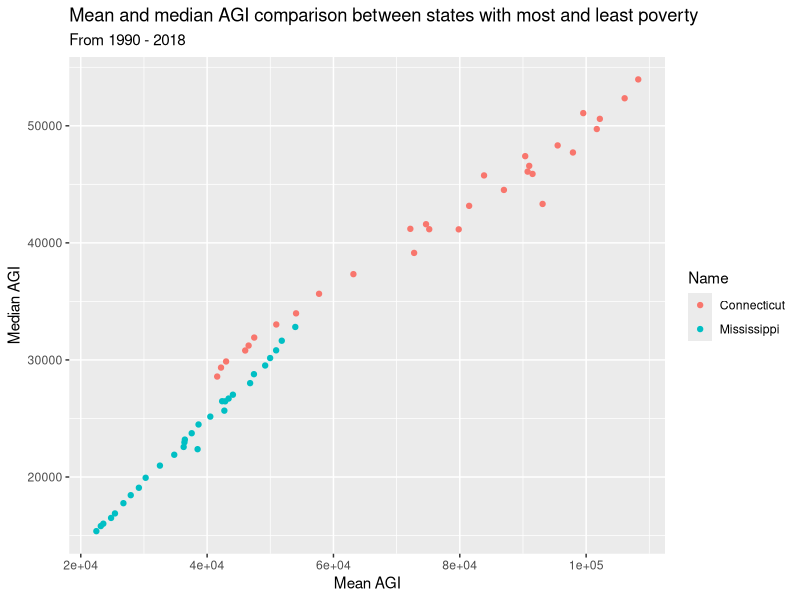

This chart was generated by the following R code:
## Load Data
library(tidyverse)
irs_data <- read.csv('irs.csv') 

# Find the mean and median AGI number of the U.S. state with the most and least poverty


Poverty <- irs_data %>% 
  group_by(Year, Name) %>%
  mutate(Mean_AGI = as.numeric(gsub(",","", Mean.AGI)),
         Median_AGI = as.numeric(gsub(",","", Median.AGI))) %>% 
  select(Year, Name, Mean_AGI, Median_AGI)


compare_poverty_states <-  Poverty %>% 
  filter(Name == "Mississippi" | Name == "Connecticut")


chart3 <- ggplot(compare_poverty_states)+
  geom_point(mapping = aes(x = Mean_AGI, y = Median_AGI, color = Name))+
  labs(title = "Mean and median AGI comparison between states with most and least poverty ",
       subtitle = "From 1990 - 2018",
       x = "Mean AGI",
       y = "Median AGI")

